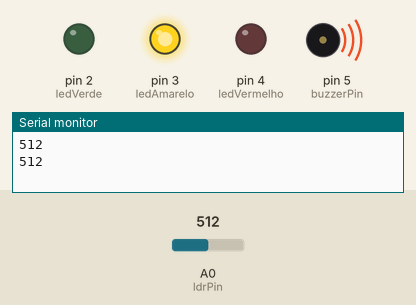
Bench run of a sketch on a simulated Arduino Uno, built with avr-gcc and run on an emulated ATmega328P. Shown: output pins drawn as LEDs (lit = HIGH), buzzer (waves = sounding), the last lines printed to the serial monitor. The inputs (shaded band) are chosen by the test bench; at power-on: A0 (ldrPin) = 512.

Above: at 4.3 s.
4.4 s: A0 (ldrPin) set to 591
8.9 s: A0 (ldrPin) set to 607
At 11.8 s:
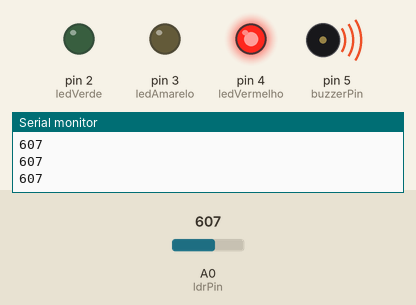
13.4 s: A0 (ldrPin) set to 40
At 14.1 s:
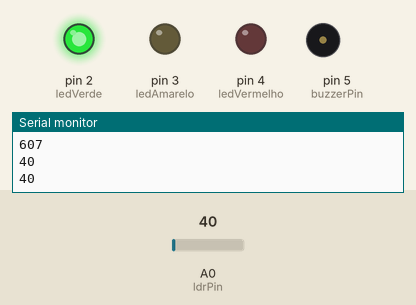
17.9 s: A0 (ldrPin) set to 47
22.4 s: A0 (ldrPin) set to 54
At 25.8 s:
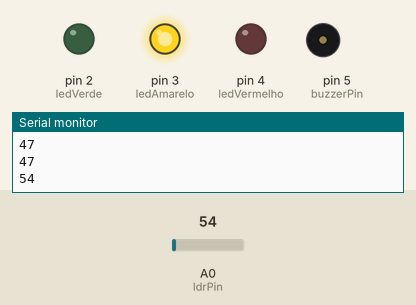
31.0 s: A0 (ldrPin) set to 0
At 33.9 s:
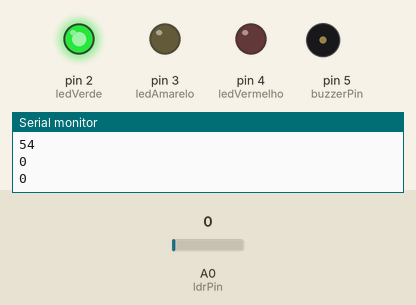
Timing chart, 0 to 35.4 s (numbered marks = the images above; inputs shaded):
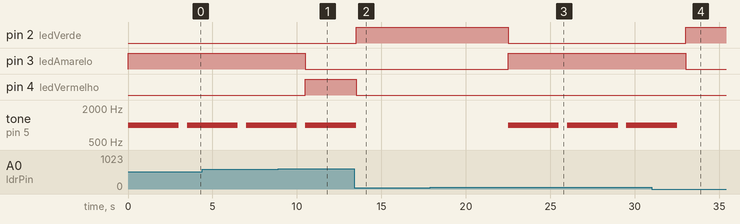

The sketch:

cp1.ino
```cpp
// Definições dos pinos
int ldrPin = A0;     // Pino onde o LDR está conectado
int ledVerde = 2;    // LED Verde
int ledAmarelo = 3;  // LED Amarelo
int ledVermelho = 4;  // LED Vermelho
int buzzerPin = 5;   // Pino do buzzer

// Limites de luminosidade
int limiteOK = 50;       // Limite para estado OK
int limiteAlerta = 600;   // Limite para estado de alerta

void setup() {
  Serial.begin(9600);           // Inicia comunicação serial
  pinMode(ledVerde, OUTPUT);
  pinMode(ledAmarelo, OUTPUT);
  pinMode(ledVermelho, OUTPUT);
  pinMode(buzzerPin, OUTPUT);
}

void loop() {
  int luminosidade = analogRead(ldrPin);  // Lê o valor do LDR
  Serial.println(luminosidade);             // Para monitoramento serial

  // Verifica os níveis de luminosidade
  if (luminosidade <= limiteOK) {
    // Nível OK
    digitalWrite(ledVerde, HIGH);
    digitalWrite(ledAmarelo, LOW);
    digitalWrite(ledVermelho, LOW);
    noTone(buzzerPin); // Desliga o buzzer
  } else if (luminosidade < limiteAlerta && luminosidade > limiteOK) {
    // Nível de alerta
    digitalWrite(ledVerde, LOW);
    digitalWrite(ledAmarelo, HIGH);
    digitalWrite(ledVermelho, LOW);
    tone(buzzerPin, 1000); // Soa o buzzer
    delay(3000);            // Mantém por 3 segundos
    noTone(buzzerPin);      // Desliga o buzzer
  } else {
    // Nível crítico
    digitalWrite(ledVerde, LOW);
    digitalWrite(ledAmarelo, LOW);
    digitalWrite(ledVermelho, HIGH);
    tone(buzzerPin, 1000); // Soa o buzzer
  }

  delay(500); // Pequena pausa antes da próxima leitura
}
```

Measured:
- the behaviour switches between 599 and 600 on A0 (ldrPin) (found by bisection; images 0 and 1)
- the behaviour switches between 50 and 51 on A0 (ldrPin) (found by bisection; images 2 and 3)
- after the input at 8.9 s, pin 3 (ledAmarelo): HIGH → LOW after 1.6 s; pin 4 (ledVermelho): LOW → HIGH after 1.6 s
- after the input at 13.4 s, pin 2 (ledVerde): LOW → HIGH after 0.10 s; pin 4 (ledVermelho): HIGH → LOW after 0.10 s; tone on pin 5 (buzzerPin): 1000 Hz → silent after 0.10 s
- after the input at 22.4 s, pin 2 (ledVerde): HIGH → LOW after 0.11 s; pin 3 (ledAmarelo): LOW → HIGH after 0.11 s; tone on pin 5 (buzzerPin): alternates 1000 Hz for 3.0 s and silent for 0.50 s, starting after 0.11 s
- after the input at 31.0 s, pin 2 (ledVerde): LOW → HIGH after 2.0 s; pin 3 (ledAmarelo): HIGH → LOW after 2.0 s; tone on pin 5 (buzzerPin): goes on until 32.5 s, then stays silent
